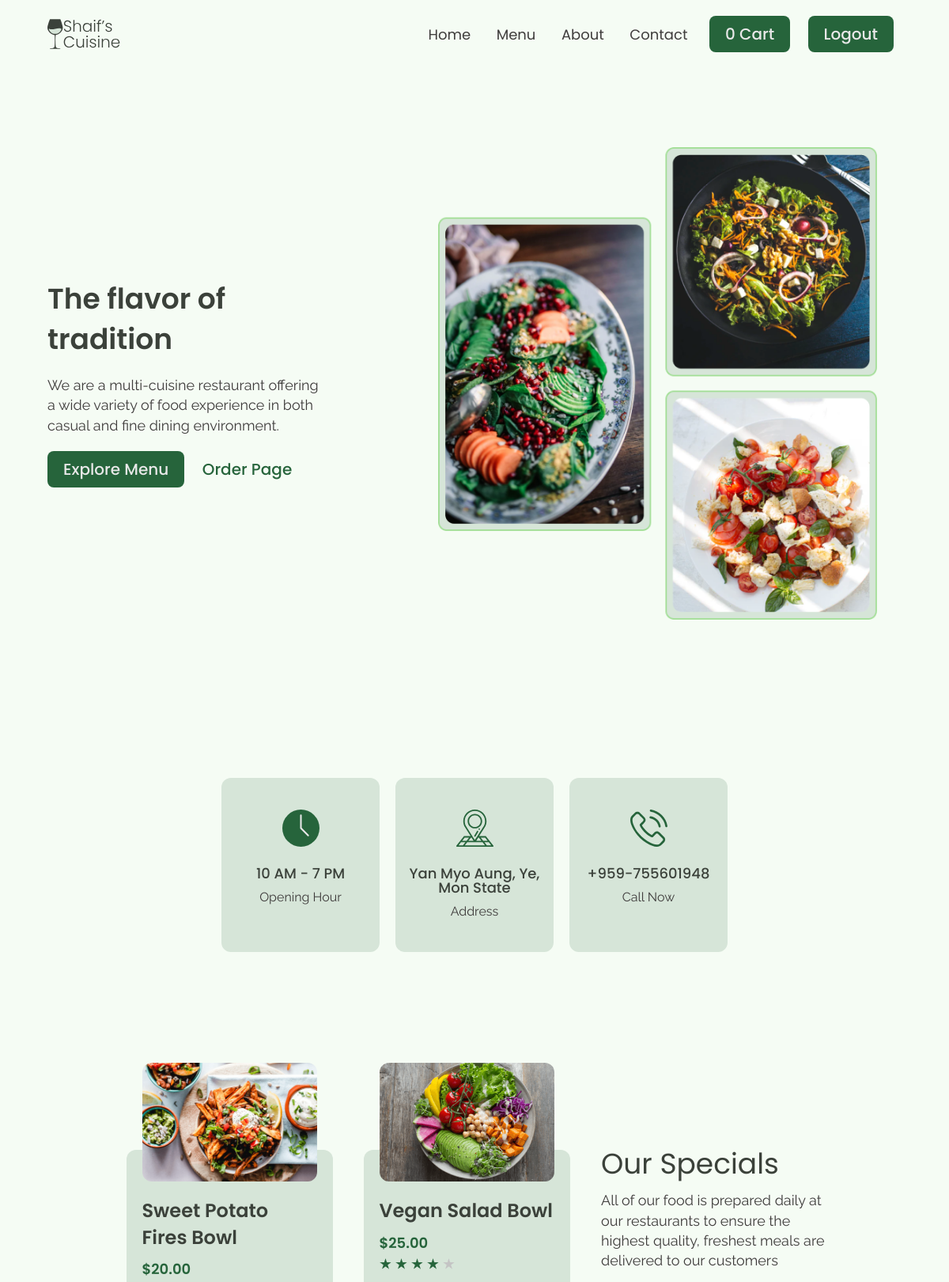
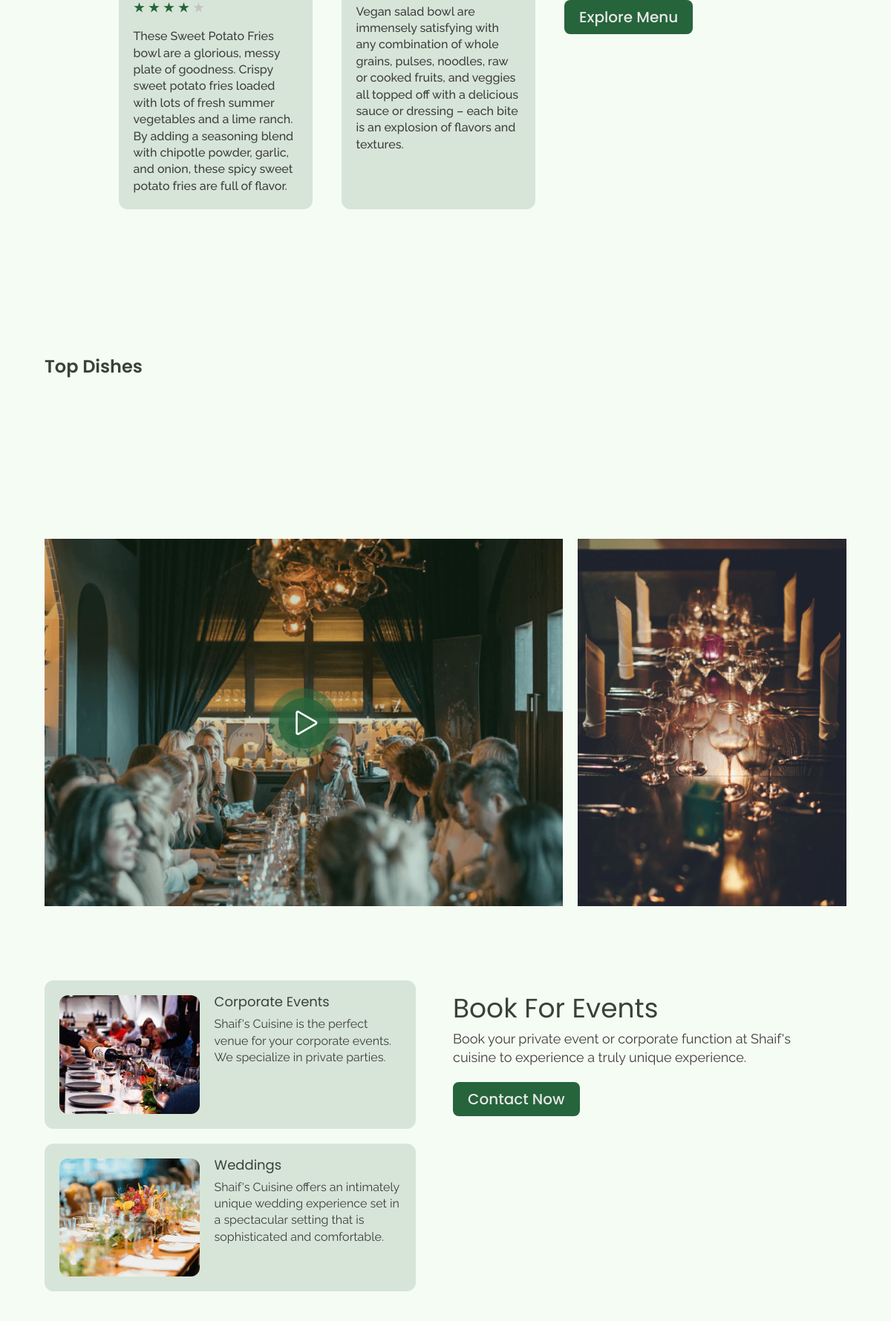
The app's page / (signed in, upper part) with its own data (2 pictures, top to bottom).
### base/models.py (models this page shows, shortened)
class Order(models.Model):
    customer = models.ForeignKey(Customer, null=True, on_delete=models.CASCADE)
    complete = models.BooleanField(default=False)
    translation_id = models.CharField(max_length=200, null=True, blank=True)
    created = models.DateTimeField(auto_now_add=True)
    @property
    def cart_food(self):
        foods = self.orderfood_set.all()
        total = sum([food.quantity for food in foods])
        return total

class Food(models.Model):
    name = models.CharField(max_length=200, null=True)
    price = models.DecimalField(max_digits=5, decimal_places=2)
    category = models.ForeignKey(Category, null=True, on_delete=models.SET_NULL)
    description = models.TextField(null=True, blank=True)
    discount = models.CharField(max_length=100, null=True, blank=True)
    image = models.ImageField(default='food-1.png', null=True, blank=True)
    created = models.DateTimeField(auto_now_add=True)
    @property
    def imageUrl(self):
        try:
            url = self.image.url
        except:
            url = ''
        return url

### base/views.py (the view)
# urls.py: path('', views.home, name='home'),
def home(request):
    special_foods = Food.objects.filter(category__name='Special Dishes')
    top_foods = Food.objects.filter(category__name='Top Dishes')
    breakfasts = Food.objects.filter(category__name='Breakfast')
    lunchs = Food.objects.filter(category__name='Lunch')
    dinners = Food.objects.filter(category__name='Dinner')
    feedbacks = Feedback.objects.all()
    page = 'home'
    if request.user.is_authenticated:
        customer = request.user.customer
        order, created = Order.objects.get_or_create(customer=customer, complete=False)
    else:
        data = cartCookie(request)
        order = data['order']
    if request.method == 'POST':
        email = request.POST.get('email')
        noti, created = Notified.objects.get_or_create(email=email)
        return redirect('home')
    context = {'page': page, 'special_foods': special_foods, 'top_foods': top_foods, 'breakfasts': breakfasts,
    'lunchs': lunchs, 'dinners': dinners, 'order': order, 'feedbacks': feedbacks}
    return render(request, 'base/index.html', context)

### base/models.py (called while the page is built)
    def __str__(self):
        return self.username

### base/templates/base/index.html (shortened to what this page needs)
{% extends 'base/main.html' %}
{% load static %}
  {% block content %}
  <section id="hero">
    <div class="container">
      <div class="hero__wrapper">
        <div class="hero__left" data-aos="fade-left">
          <div class="hero__left__wrapper">
            <h1 class="hero__heading">The flavor of tradition</h1>
            <p class="hero__info">
              We are a multi-cuisine restaurant offering a wide variety of food experience in both casual and fine
              dining
              environment.
            </p>
            <div class="button__wrapper">
              <a href="{% url 'menu' %}" class="btn primary-btn">Explore Menu</a>
            {% if request.user.is_authenticated %}
              <a href="{% url 'order' %}" class="btn">Order Page</a>
            {% endif %}
            </div>
          </div>
        </div>
        <div class="hero__right" data-aos="fade-right">
          <div class="hero__imgWrapper">
            <img src="{% static 'images/heroImg.png' %}">
          </div>
        </div>
      </div>
    </div>
  </section>
  <section id="storeInfo" data-aos="fade-up">
    <div class="container">
      <div class="storeInfo__wrapper">
        <div class="storeInfo__item">
          <div class="storeInfo__icon">
            <img src="{% static 'images/wall-clock-icon.svg' %}" alt="clock icon">
          </div>
          <h3 class="storeInfo__title">
            10 AM - 7 PM
          </h3>
          <p class="storeInfo__text">
            Opening Hour
          </p>
        </div>
        <div class="storeInfo__item">
          <div class="storeInfo__icon">
            <img src="{% static 'images/address-icon.svg' %}" alt="clock icon">
          </div>
          <h3 class="storeInfo__title">
            Yan Myo Aung, Ye, Mon State
          </h3>
          <p class="storeInfo__text">
            Address
          </p>
        </div>
        <div class="storeInfo__item">
          <div class="storeInfo__icon">
            <img src="{% static 'images/phone-icon.svg' %}" alt="clock icon">
          </div>
          <h3 class="storeInfo__title">
            +959-755601948
          </h3>
          <p class="storeInfo__text">
            Call Now
          </p>
        </div>
      </div>
    </div>
  </section>
  <section id="ourSpecials" data-aos="fade-up">
    <div class="container">
      <div class="ourSpecials__wrapper">
        <div class="ourSpecials__left">
          {% for food in special_foods %}
          <div class="ourSpecials__item">
            <div class="ourSpecials__item__img">
              <img src="{{food.imageUrl}}" alt="food img">
            </div>
            <h2 class="ourSpecials__item__title">
              {{food.name}}
            </h2>
            <h3 class="ourSpecials__item__price">
              ${{food.price}}
            </h3>
            <div class="ourSpecials__item__stars">
              <img src="{% static 'images/3star.png' %}" alt="3 stars">
            </div>
            <p class="ourSpecials__item__text">
              {{food.description}}
            </p>
          </div>
          {% endfor %}
        </div>
        <div class="ourSpecials__right">
          <h2 class="ourSpecials__title">
            Our Specials
          </h2>
          <p class="ourSpecials__text">
            All of our food is prepared daily at our restaurants to ensure the highest quality, freshest meals are
            delivered to our customers
          </p>
          <a href="{% url 'menu' %}" class="btn primary-btn">Explore Menu</a>
        </div>
      </div>
    </div>
  </section>
  <section id="dishGrid" data-aos="fade-up">
    <div class="container">
      <h2 class="dishGrid__title">
        Top Dishes
      </h2>
    </div>
  </section>
  <section id="eventsMedia" data-aos="fade-up">
    <div class="container">
      <div class="eventsMedia__wrapper">
        <div class="eventsMedia__1">
          <a href="#" class="eventsMedia__1__playButton">
            <img src="{% static 'images/playIcon.svg' %}" alt="play button">
          </a>
        </div>
        <div class="eventMedia__2">
          <img src="{% static 'images/eventsMedia2.png' %}" alt="events">
        </div>
      </div>
    </div>
  </section>
  <section id="eventsInfo" data-aos="fade-up">
    <div class="container">
      <div class="eventsInfo__wrapper">
        <div class="eventsInfo__left">
          <div class="eventsInfo__item">
            <div class="eventsInfo__item__img">
              <img src="{% static 'images/event-corporate.png' %}" alt="corporate events">
            </div>
            <div class="eventsInfo__item__info">
              <h2 class="eventsInfo__item__title">Corporate Events</h2>
              <p class="eventsInfo__item__text">
                Shaif's Cuisine is the perfect venue for your corporate events. We specialize in private parties.
              </p>
            </div>
          </div>
          <div class="eventsInfo__item">
            <div class="eventsInfo__item__img">
              <img src="{% static 'images/event-weedings.png' %}" alt="wedding events">
            </div>
            <div class="eventsInfo__item__info">
              <h2 class="eventsInfo__item__title">Weddings</h2>
              <p class="eventsInfo__item__text">
                Shaif's Cuisine offers an intimately unique wedding experience set in a spectacular setting that is
                sophisticated and comfortable.
              </p>
            </div>
          </div>
        </div>
        <div class="eventsInfo__right">
          <h2 class="eventsInfo__title">Book For Events</h2>
          <p class="eventsInfo__text">Book your private event or corporate function at Shaif's cuisine to experience a
            truly unique experience.</p>
          <a href="{% url 'contact' %}" class="btn primary-btn">Contact Now</a>
        </div>
      </div>
    </div>
  </section>
  {% endblock %}

### base/templates/base/main.html (shortened to what this page needs)
{% load static %}
<!DOCTYPE html>
<html lang="en">
<head>
  <link rel="stylesheet" href="{% static 'css/reset.css' %}">
  <link rel="stylesheet" href="{% static 'css/globalStyles.css' %}">
  <link rel="stylesheet" href="{% static 'css/components.css' %}">
  <link rel="stylesheet" href="https://unpkg.com/aos@next/dist/aos.css" />
  {% if page == 'home' %}
  <link rel="stylesheet" href="{% static 'css/home.css' %}">
  {% elif page == 'menu' %}
  <link rel="stylesheet" href="{% static 'css/menu.css' %}">
  {% elif page == 'about' %}
  <link rel="stylesheet" href="{% static 'css/about.css' %}">
  {% endif %}
</head>
<body>
  <div class="nav">
    <div class="container">
      <div class="nav__wrapper">
        <a href="{% url 'home' %}" class="logo">
          <img src="{% static 'images/logo.svg' %}" alt="shaif's cuisine">
        </a>
        <nav>
          <ul class="nav__list">
            <div class="nav__list__wrapper">
              <li><a class="nav__link" href="{% url 'home' %}">Home</a></li>
              <li><a class="nav__link" href="{% url 'menu' %}">Menu</a></li>
              <li><a class="nav__link" href="{% url 'about' %}">About</a></li>
              <li><a class="nav__link" href="{%url 'contact' %}">Contact</a></li>
              <li><a href="{% url 'cart' %}" class="btn primary-btn">{{order.cart_food}} Cart </a></li>
              {% if request.user.is_authenticated %}
              <li><a href="{% url 'logout' %}" class="btn primary-btn">Logout</a></li>
              {% else %}
              <li><a href="{% url 'login' %}" class="btn primary-btn">Login</a></li>
              {% endif %}
            </div>
          </ul>
        </nav>
      </div>
    </div>
  </div>
  {% block content %}
  {% endblock %}
</body>
</html>

### static/css/globalStyles.css (style rules this page uses)
html { font-size: 10px; overflow-x: hidden; }
body { background: var(--lightGreen-2); overflow-x: hidden; visibility: hidden; }
section { padding: 100px 0; }
.container { max-width: 1200px; width: 90%; margin: 0 auto; }
:root { --green-1: #26643b; --green-2: #a2de96; --lightGreen-1: #d6e5d8; --lightGreen-2: #f5fcf4; --black-1: #3b413a; --black-2: #3f3c3c; --black-3: #5b6359; --white-1: #e8e8e8; }
img { width: 100%; height: 100%; object-fit: contain; }
h1, h2, h3, h4 { font-family: Poppins; }
p { font-family: Raleway; font-weight: 400; line-height: 1.4em; font-size: 1.8rem; }
a { display: inline-block; text-decoration: none; }

### static/css/components.css (style rules this page uses)
.nav { padding: 2rem 0; }
.nav__wrapper { display: flex; justify-content: space-between; }
.nav__list li { display: inline-block; margin: 0 1rem; }
.nav__list .nav__link { font-size: 1.8rem; font-family: Poppins; color: var(--black-2); padding: 0.5rem; }
.btn { color: var(--green-1); font-family: Poppins; font-weight: 500; border-radius: 8px; font-size: 1.4rem; padding: 1.2rem 2rem; }
.primary-btn { color: var(--white-1); background: var(--green-1); }
@media only screen and (min-width: 700px) { .btn { padding: 1.3rem 2rem; font-size: 2rem; } }
.storeInfo__wrapper { display: flex; justify-content: center; flex-wrap: wrap; gap: 1rem; }
.storeInfo__item { background-color: var(--lightGreen-1); padding: 20px 30px; text-align: center; text-align: center; border-radius: 12px; width: 150px; }
.storeInfo__icon { width: 30px; margin: 0 auto; margin-bottom: 1.5rem; }
.storeInfo__title { font-size: 1.4rem; font-family: Poppins; font-weight: 500; margin-bottom: 0.5rem; color: var(--black-1); }
.storeInfo__text { font-size: 1.4rem; font-family: Raleway; color: var(--black-2); }
@media only screen and (min-width: 768px) { .storeInfo__wrapper { gap: 2rem; } }
@media only screen and (min-width: 768px) { .storeInfo__item { min-width: 200px; padding: 40px 0; } }
@media only screen and (min-width: 768px) { .storeInfo__icon { width: 47px; margin-bottom: 2.5rem; } }
@media only screen and (min-width: 768px) { .storeInfo__title { font-size: 1.8rem; margin-bottom: 1rem; } }
@media only screen and (min-width: 768px) { .storeInfo__text { font-size: 1.6rem; } }
.dishGrid__title { font-size: 1.8rem; margin-bottom: 2rem; font-weight: 600; color: var(--black-1); }
@media only screen and (min-width: 768px) { .dishGrid__title { font-size: 2.4rem; } }

### records on screen
Order: cart_food "0"
Food: imageUrl (picture), name "Sweet Potato Fires Bowl", price "20.00", description "These Sweet Potato Fries bowl are a glorious, messy plate of goodness. Crispy sweet potato fries loaded with lots of fresh summer vegetables and a lime ranch. By adding a seasoning blend with chipotle powder, garlic, and onion, these spicy sweet potato fries are full of flavor."
Food: imageUrl (picture), name "Vegan Salad Bowl", price "25.00", description "Vegan salad bowl are immensely satisfying with any combination of whole grains, pulses, noodles, raw or cooked fruits, and veggies all topped off with a delicious sauce or dressing – each bite is an explosion of flavors and textures."
